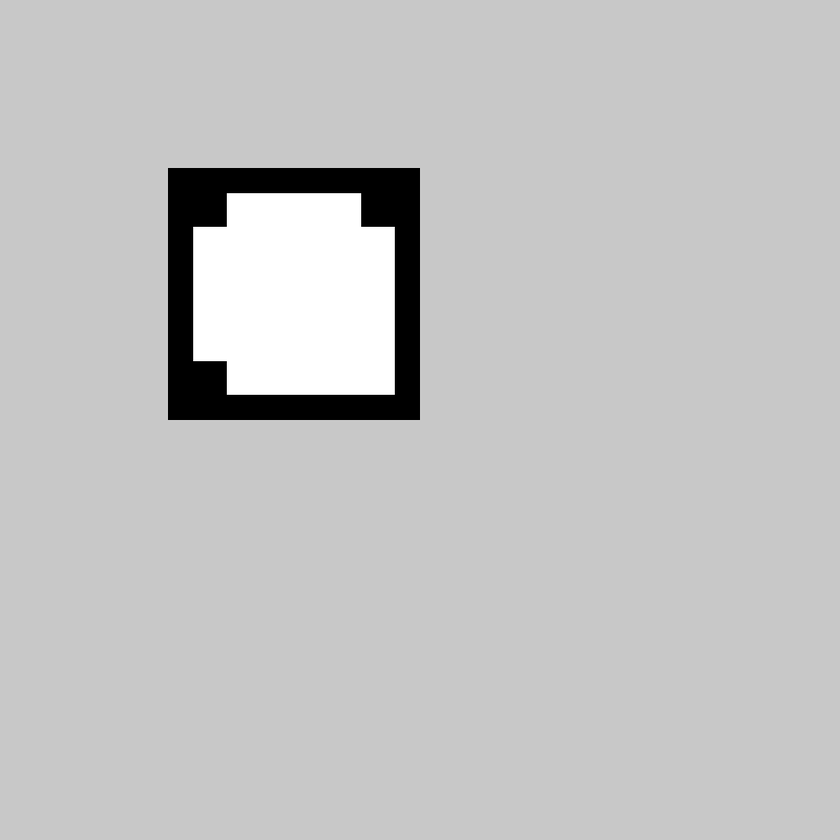
#> input picture CustomMarkerTests/Test_Environment_0_deg.png, 840 x 840 px, shrunk from 1000 x 1000 before the run, found by its file name; its folder holds only this picture in this run
$ python audit_test.py
#> lines starting #> are read from the running program, lines starting #| are printed output that depends on the picture; after the words box and inside, x2 and y2 are one past the last pixel; in counts of white or black regions, pixels touching at a corner belong together
import cv2
import numpy as np
import os
import time

def audit_marker_detection(image_path, output_dir):
#> called with output_dir = 'AuditResults'
    start_time = time.time()
    img = cv2.imread(image_path)
#> img is the input picture: shape (840, 840, 3); min 0, max 255, mean 195.5
    if img is None:
        return False, "Could not read image", 0

    gray = cv2.cvtColor(img, cv2.COLOR_BGR2GRAY)
    # Replicate the app logic: Adaptive Threshold
    thresh = cv2.adaptiveThreshold(gray, 255, cv2.ADAPTIVE_THRESH_GAUSSIAN_C, cv2.THRESH_BINARY_INV, 11, 2)
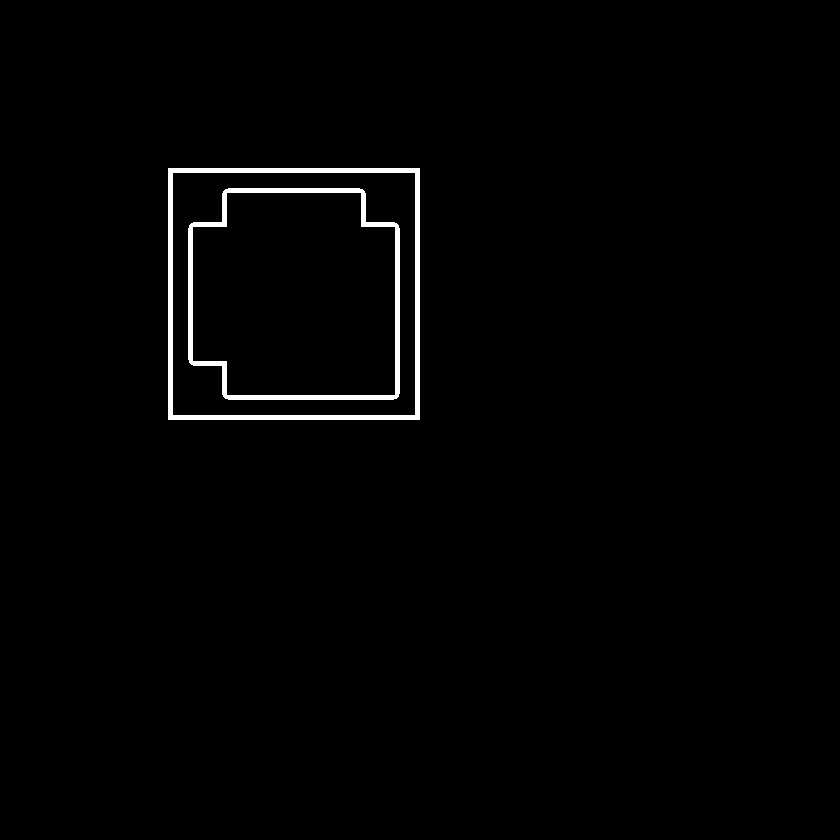
#> thresh: shape (840, 840); 1.3% white; 2 white regions

    contours, hierarchy = cv2.findContours(thresh, cv2.RETR_TREE, cv2.CHAIN_APPROX_SIMPLE)
#> contours = 4 contours; box (x1, y1, x2, y2) and area: (168, 168, 420, 420) 63001, (172, 172, 416, 416) 59047, (188, 188, 400, 400) 40976, (192, 192, 396, 396) 37738

    best_marker = None
    max_area = 0

    for c in contours:
        area = cv2.contourArea(c)
        if area > 1000:
            peri = cv2.arcLength(c, True)
            approx = cv2.approxPolyDP(c, 0.04 * peri, True)
            if len(approx) == 4:
                if area > max_area:
                    max_area = area
                    best_marker = approx
#> this loop made 4 passes
#> (area, peri, max_area, best_marker) on pass 1: (63001, 1004, 63001, [[168, 168], [168, 419], [419, 419], [419, 168]])
#> (area, peri, approx) on passes 2 to 4: (59047, 969.7, [[172, 173], [414, 172], [415, 414], [173, 415]]), (40976.5, 825.8, [[225, 189], [189, 362], [396, 398], [398, 225]]), (37737.5, 807.9, [[227, 192], [395, 227], [394, 395], [192, 360]])
#> after the loop, max_area = 63001

    if best_marker is not None:
        # Extract 300x300
        pts = best_marker.reshape(4, 2)
#> pts = [[168, 168], [168, 419], [419, 419], [419, 168]]
        # Sort points: TL, TR, BR, BL
        rect = np.zeros((4, 2), dtype="float32")
        s = pts.sum(axis=1)
#> s = [336, 587, 838, 587]
        rect[0] = pts[np.argmin(s)]
        rect[2] = pts[np.argmax(s)]
        diff = np.diff(pts, axis=1)
#> diff = [0, 251, 0, -251]
        rect[1] = pts[np.argmin(diff)]
        rect[3] = pts[np.argmax(diff)]

        dst = np.array([
            [0, 0],
            [300, 0],
            [300, 300],
            [0, 300]], dtype="float32")

        M = cv2.getPerspectiveTransform(rect, dst)
        warped = cv2.warpPerspective(img, M, (300, 300))
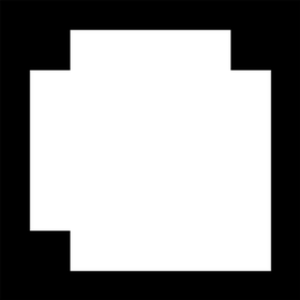
#> warped: shape (300, 300, 3); min 0, max 255, mean 150.9

        # Orientation correction logic
        warped_gray = cv2.cvtColor(warped, cv2.COLOR_BGR2GRAY)
        _, w_thresh = cv2.threshold(warped_gray, 127, 255, cv2.THRESH_BINARY)
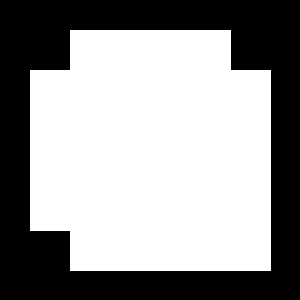
#> w_thresh: shape (300, 300); 59.2% white; 1 black region, box (x1, y1, x2, y2) and area: (0, 0, 300, 300) 36719

        # Check corners (TL, TR, BL, BR)
        tl = w_thresh[50, 50]
#> tl = 0
        tr = w_thresh[50, 250]
#> tr = 0
        bl = w_thresh[250, 50]
#> bl = 0
        br = w_thresh[250, 250]
#> br = 255

        final_img = warped
        rotation = "0 deg"

        # White (255) corner is BR
        if br > 127 and tl < 127 and tr < 127 and bl < 127:
            rotation = "0 deg (Correct)"
        elif tr > 127 and tl < 127 and bl < 127 and br < 127:
            final_img = cv2.rotate(warped, cv2.ROTATE_90_CLOCKWISE)
            rotation = "90 deg corrected"
        elif tl > 127 and tr < 127 and bl < 127 and br < 127:
            final_img = cv2.rotate(warped, cv2.ROTATE_180)
            rotation = "180 deg corrected"
        elif bl > 127 and tl < 127 and tr < 127 and br < 127:
            final_img = cv2.rotate(warped, cv2.ROTATE_90_COUNTERCLOCKWISE)
            rotation = "270 deg corrected"
        else:
            rotation = "Unknown / Pattern Mismatch"

        filename = os.path.basename(image_path)
        cv2.imwrite(os.path.join(output_dir, f"audit_{filename}"), final_img)

        end_time = time.time()
        return True, rotation, (end_time - start_time) * 1000

    return False, "No marker detected", 0

if __name__ == "__main__":
    os.makedirs('AuditResults', exist_ok=True)
    test_dir = 'CustomMarkerTests'
    images = [f for f in os.listdir(test_dir) if f.endswith('.png') and 'Base' not in f]

    print("-" * 50)
    print(f"{'IMAGE':<30} | {'STATUS':<15} | {'TIME (ms)':<10}")
    print("-" * 50)

    for img_name in images:
        path = os.path.join(test_dir, img_name)
        success, info, duration = audit_marker_detection(path, 'AuditResults')
        status = "PASS" if success else "FAIL"
        print(f"{img_name:<30} | {status:<15} | {duration:<10.2f}")
        print(f"  -> Detail: {info}")

    print("-" * 50)
    print("Audit Complete. Extracted results saved in 'AuditResults' folder.")

$ run again, on CustomMarkerTests/Test_Environment_180_deg.png
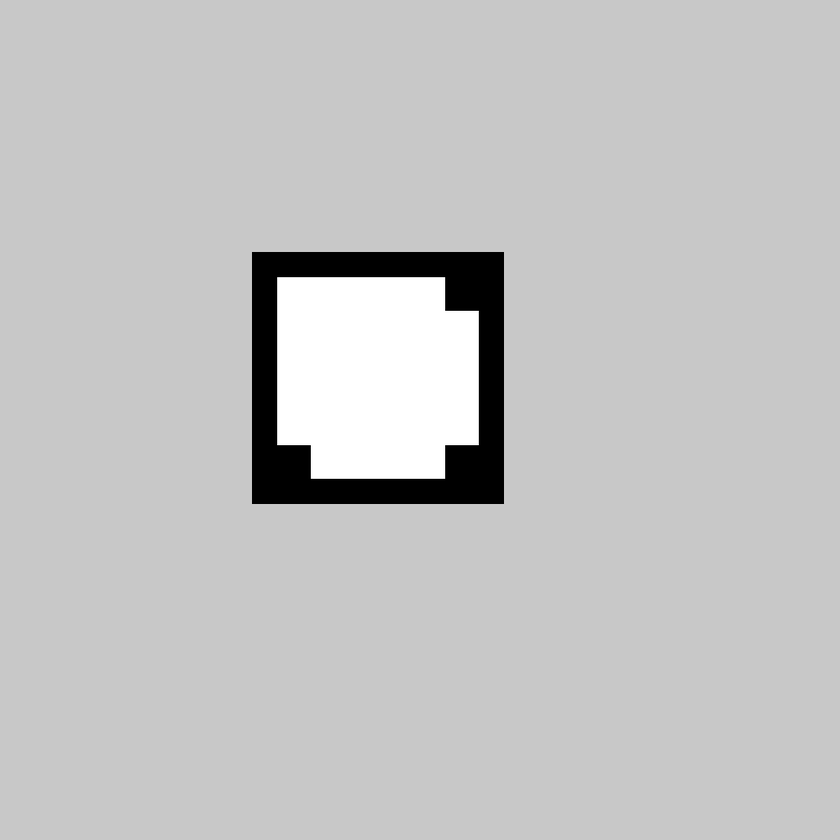
#> input picture CustomMarkerTests/Test_Environment_180_deg.png, 840 x 840 px, shrunk from 1000 x 1000 before the run, found by its file name
#> in audit_marker_detection, img is the input picture: shape (840, 840, 3); min 0, max 255, mean 195.5
#> in audit_marker_detection, `thresh = cv2.adaptiveThreshold(gray, 255, cv2.ADAPTIVE_THRESH_GAUSSIAN..`:
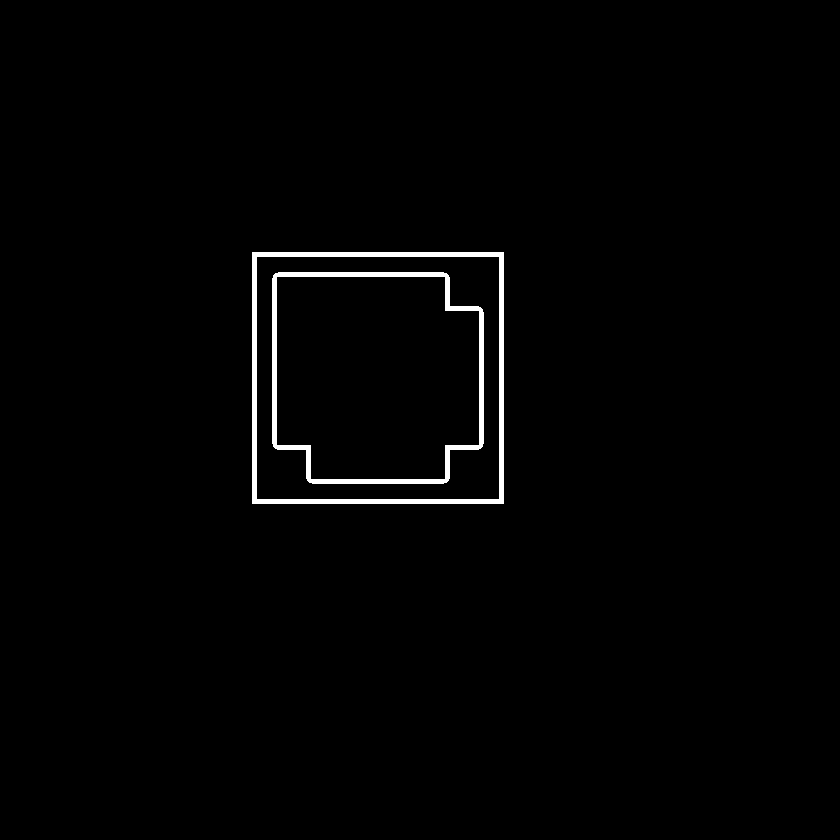
#> thresh: shape (840, 840); 1.3% white; 2 white regions
#> contours = 4 contours; box (x1, y1, x2, y2) and area: (252, 252, 504, 504) 63001, (256, 256, 500, 500) 59047, (272, 272, 484, 484) 40976, (276, 276, 480, 480) 37738
#> the loop in audit_marker_detection, `for c in contours:` made 4 passes
#> (area, peri, max_area, best_marker) on pass 1: (63001, 1004, 63001, [[252, 252], [252, 503], [503, 503], [503, 252]])
#> after the loop in audit_marker_detection, `for c in contours:`: max_area = 63001
#> pts = [[252, 252], [252, 503], [503, 503], [503, 252]]
#> s = [504, 755, 1006, 755]
#> diff = [0, 251, 0, -251]
#> w_thresh: shape (300, 300); 59.2% white; 1 black region, box (x1, y1, x2, y2) and area: (0, 0, 300, 300) 36719
#> tl = 255
#> tr = 0
#> in audit_marker_detection, `final_img = cv2.rotate(warped, cv2.ROTATE_180)`:
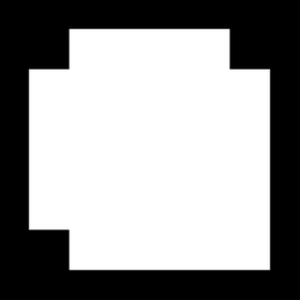
#> final_img: shape (300, 300, 3); min 0, max 255, mean 150.9
